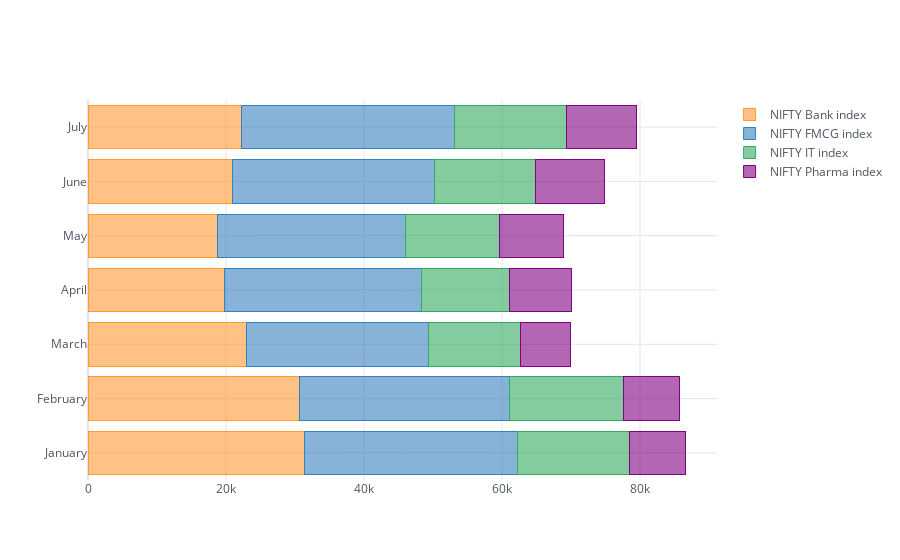

Write notebook code for a chart like this one.
### Code cell
# Horizontal Stacked Bar Plot
dataset_resample.iplot(kind='barh', barmode='stack');

### Figure 1 — Plotly figure (JSON) as saved in the notebook; plotly's stock layout.template omitted (floating-point values rounded to 4 significant figures)
{"data": [{"marker": {"color": "rgba(255, 153, 51, 0.6)", "line": {"color": "rgba(255, 153, 51, 1.0)", "width": 1}}, "name": "NIFTY Bank index", "orientation": "h", "text": "", "type": "bar", "x": [31450.0, 30680.0, 22940.0, 19720.0, 18710.0, 20950.0, 22240.0], "y": ["January", "February", "March", "April", "May", "June", "July"]}, {"marker": {"color": "rgba(55, 128, 191, 0.6)", "line": {"color": "rgba(55, 128, 191, 1.0)", "width": 1}}, "name": "NIFTY FMCG index", "orientation": "h", "text": "", "type": "bar", "x": [30790.0, 30470.0, 26410.0, 28620.0, 27330.0, 29320.0, 30910.0], "y": ["January", "February", "March", "April", "May", "June", "July"]}, {"marker": {"color": "rgba(50, 171, 96, 0.6)", "line": {"color": "rgba(50, 171, 96, 1.0)", "width": 1}}, "name": "NIFTY IT index", "orientation": "h", "text": "", "type": "bar", "x": [16180.0, 16410.0, 13360.0, 12750.0, 13570.0, 14590.0, 16220.0], "y": ["January", "February", "March", "April", "May", "June", "July"]}, {"marker": {"color": "rgba(128, 0, 128, 0.6)", "line": {"color": "rgba(128, 0, 128, 1.0)", "width": 1}}, "name": "NIFTY Pharma index", "orientation": "h", "text": "", "type": "bar", "x": [8185.0, 8141.0, 7188.0, 8927.0, 9325.0, 10040.0, 10110.0], "y": ["January", "February", "March", "April", "May", "June", "July"]}], "layout": {"barmode": "stack", "legend": {"bgcolor": "#FFFFFF", "font": {"color": "#4D5663"}, "traceorder": "normal"}, "paper_bgcolor": "#FFFFFF", "plot_bgcolor": "#FFFFFF", "title": {"font": {"color": "#4D5663"}}, "xaxis": {"gridcolor": "#E1E5ED", "showgrid": true, "tickfont": {"color": "#4D5663"}, "title": {"font": {"color": "#4D5663"}, "text": ""}, "zerolinecolor": "#E1E5ED"}, "yaxis": {"gridcolor": "#E1E5ED", "showgrid": true, "tickfont": {"color": "#4D5663"}, "title": {"font": {"color": "#4D5663"}, "text": ""}, "zerolinecolor": "#E1E5ED"}}}
